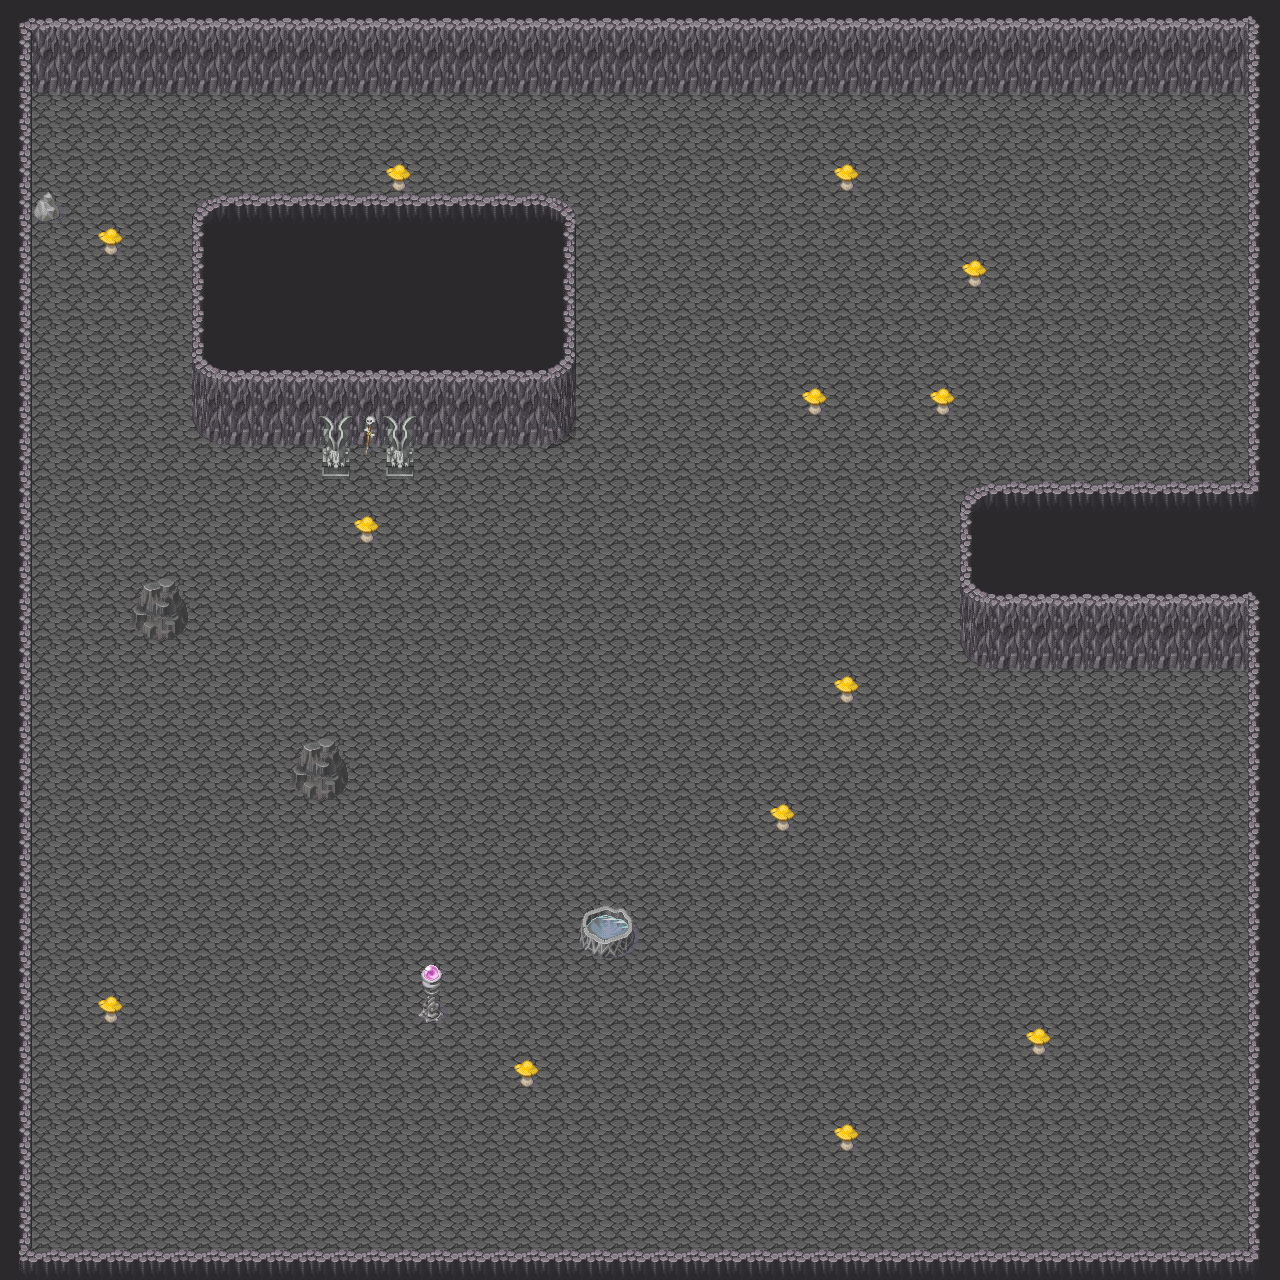

This game map was drawn from its Tiled (.tmx) file and the tilesets committed beside it. A one-line description and the trimmed map source follow:
An orthogonal 40x40 tile map with 32x32 px tiles, 4 tile layers (BackGround, Wall, ObjectCollide, Object) and 19 objects (Vampire, 0-1, 0-2, 0-3, Devil, ...).

<map version="1.0" orientation="orthogonal" renderorder="left-up" width="40" height="40" tilewidth="32" tileheight="32" nextobjectid="30">
 <tileset firstgid="1" name="All_Tiles" tilewidth="32" tileheight="32" tilecount="1200" columns="40">
  <image source="../Tiles/All_Tiles.png" width="1280" height="960" />
 </tileset>
 <layer name="BackGround" width="40" height="40">
  <data>[1600 cells, 1600 non-empty, 1 distinct tile ids]</data>
 </layer>
 <layer name="Wall" width="40" height="40">
  <data>[1600 cells, 382 non-empty, 19 distinct tile ids]</data>
 </layer>
 <layer name="ObjectCollide" width="40" height="40">
  <data>[1600 cells, 19 non-empty, 13 distinct tile ids]</data>
 </layer>
 <layer name="Object" width="40" height="40">
  <data>[1600 cells, 15 non-empty, 3 distinct tile ids]</data>
 </layer>
 <objectgroup name="Ennemies">
  <object id="10" name="0-0" type="Vampire" x="512" y="640" />
  <object id="11" name="0-1" x="675" y="640" />
  <object id="12" name="0-2" x="675" y="740" />
  <object id="13" name="0-3" x="512" y="740" />
  <object id="14" name="1-0" type="Devil" x="718" y="1010" />
  <object id="15" name="1-1" x="238" y="1008" />
  <object id="16" name="2-0" type="Medusa" x="720" y="305" />
  <object id="17" name="2-1" x="720" y="305" rotation="90" />
  <object id="18" name="2-2" x="720" y="305" rotation="180" />
  <object id="19" name="2-3" x="720" y="305" rotation="270" />
 </objectgroup>
 <objectgroup name="Interractions">
  <object id="20" name="Switch-0" x="879" y="848" />
  <object id="21" name="Object-0" x="1043" y="689" />
  <object id="22" name="Switch-1" x="1076" y="306" />
  <object id="23" name="Object-1" x="1073" y="272" />
 </objectgroup>
 <objectgroup name="StartPosition">
  <object id="25" name="Start" x="112" y="146" />
 </objectgroup>
 <objectgroup name="Souls">
  <object id="26" name="0" x="681" y="145" width="1" />
  <object id="27" name="1" x="108" y="464" />
  <object id="28" name="2" x="525" y="1168" />
  <object id="29" name="3" x="1076" y="461" />
 </objectgroup>
</map>
